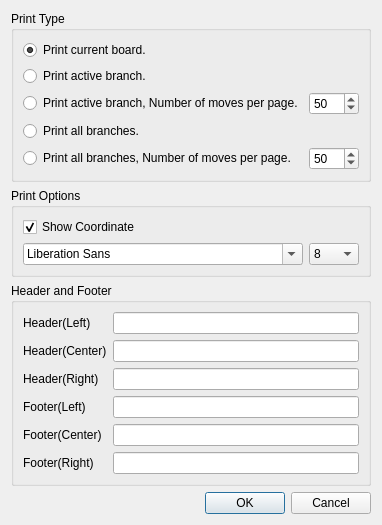
<?xml version="1.0" encoding="UTF-8"?>
<ui version="4.0">
 <class>PrintOptionDialog</class>
 <widget class="QDialog" name="PrintOptionDialog">
  <property name="geometry">
   <rect>
    <x>0</x>
    <y>0</y>
    <width>376</width>
    <height>480</height>
   </rect>
  </property>
  <property name="windowTitle">
   <string>Print Options</string>
  </property>
  <layout class="QVBoxLayout" name="verticalLayout_2">
   <item>
    <widget class="QGroupBox" name="typeGroupBox">
     <property name="title">
      <string>Print Type</string>
     </property>
     <layout class="QVBoxLayout" name="verticalLayout">
      <item>
       <widget class="QRadioButton" name="printActiveBoard">
        <property name="text">
         <string>Print current board.</string>
        </property>
        <property name="checked">
         <bool>true</bool>
        </property>
       </widget>
      </item>
      <item>
       <widget class="QRadioButton" name="printActiveBranch">
        <property name="text">
         <string>Print active branch.</string>
        </property>
       </widget>
      </item>
      <item>
       <layout class="QHBoxLayout" name="horizontalLayout">
        <item>
         <widget class="QRadioButton" name="printActiveBranchN">
          <property name="text">
           <string>Print active branch, Number of moves per page.</string>
          </property>
         </widget>
        </item>
        <item>
         <widget class="QSpinBox" name="activeBranchMovesPerPage">
          <property name="maximumSize">
           <size>
            <width>50</width>
            <height>16777215</height>
           </size>
          </property>
          <property name="maximum">
           <number>1000</number>
          </property>
          <property name="value">
           <number>50</number>
          </property>
         </widget>
        </item>
       </layout>
      </item>
      <item>
       <widget class="QRadioButton" name="printAllBranches">
        <property name="text">
         <string>Print all branches.</string>
        </property>
       </widget>
      </item>
      <item>
       <layout class="QHBoxLayout" name="horizontalLayout_2">
        <item>
         <widget class="QRadioButton" name="printAllBranchesN">
          <property name="text">
           <string>Print all branches, Number of moves per page.</string>
          </property>
         </widget>
        </item>
        <item>
         <widget class="QSpinBox" name="allBranchMovesPerPage">
          <property name="maximumSize">
           <size>
            <width>50</width>
            <height>16777215</height>
           </size>
          </property>
          <property name="maximum">
           <number>1000</number>
          </property>
          <property name="value">
           <number>50</number>
          </property>
         </widget>
        </item>
       </layout>
      </item>
     </layout>
    </widget>
   </item>
   <item>
    <widget class="QGroupBox" name="optionBox">
     <property name="title">
      <string>Print Options</string>
     </property>
     <layout class="QVBoxLayout" name="verticalLayout_3">
      <item>
       <widget class="QCheckBox" name="showCoordinate">
        <property name="text">
         <string>Show Coordinate</string>
        </property>
        <property name="checked">
         <bool>true</bool>
        </property>
       </widget>
      </item>
      <item>
       <layout class="QHBoxLayout" name="horizontalLayout_3">
        <item>
         <widget class="QFontComboBox" name="fontComboBox"/>
        </item>
        <item>
         <widget class="QComboBox" name="fontSizeComboBox">
          <property name="maximumSize">
           <size>
            <width>50</width>
            <height>16777215</height>
           </size>
          </property>
          <item>
           <property name="text">
            <string>8</string>
           </property>
          </item>
          <item>
           <property name="text">
            <string>9</string>
           </property>
          </item>
          <item>
           <property name="text">
            <string>10</string>
           </property>
          </item>
          <item>
           <property name="text">
            <string>11</string>
           </property>
          </item>
          <item>
           <property name="text">
            <string>12</string>
           </property>
          </item>
          <item>
           <property name="text">
            <string>13</string>
           </property>
          </item>
          <item>
           <property name="text">
            <string>14</string>
           </property>
          </item>
          <item>
           <property name="text">
            <string>15</string>
           </property>
          </item>
         </widget>
        </item>
       </layout>
      </item>
     </layout>
    </widget>
   </item>
   <item>
    <widget class="QGroupBox" name="headerFooterGroupBox">
     <property name="title">
      <string>Header and Footer</string>
     </property>
     <layout class="QFormLayout" name="formLayout">
      <property name="fieldGrowthPolicy">
       <enum>QFormLayout::AllNonFixedFieldsGrow</enum>
      </property>
      <item row="0" column="0">
       <widget class="QLabel" name="headerLeftLabel">
        <property name="text">
         <string>Header(Left)</string>
        </property>
       </widget>
      </item>
      <item row="0" column="1">
       <widget class="QLineEdit" name="headerLeftEdit"/>
      </item>
      <item row="1" column="0">
       <widget class="QLabel" name="headerCenterLabel">
        <property name="text">
         <string>Header(Center)</string>
        </property>
       </widget>
      </item>
      <item row="1" column="1">
       <widget class="QLineEdit" name="headerCenterEdit"/>
      </item>
      <item row="2" column="0">
       <widget class="QLabel" name="headerRightLabel">
        <property name="text">
         <string>Header(Right)</string>
        </property>
       </widget>
      </item>
      <item row="2" column="1">
       <widget class="QLineEdit" name="headerRightEdit"/>
      </item>
      <item row="3" column="0">
       <widget class="QLabel" name="footerLeftLabel">
        <property name="text">
         <string>Footer(Left)</string>
        </property>
       </widget>
      </item>
      <item row="3" column="1">
       <widget class="QLineEdit" name="footerLeftEdit"/>
      </item>
      <item row="4" column="0">
       <widget class="QLabel" name="footerCenterLabel">
        <property name="text">
         <string>Footer(Center)</string>
        </property>
       </widget>
      </item>
      <item row="4" column="1">
       <widget class="QLineEdit" name="footerCenterEdit"/>
      </item>
      <item row="5" column="0">
       <widget class="QLabel" name="footerRightLabel">
        <property name="text">
         <string>Footer(Right)</string>
        </property>
       </widget>
      </item>
      <item row="5" column="1">
       <widget class="QLineEdit" name="footerRightEdit"/>
      </item>
     </layout>
    </widget>
   </item>
   <item>
    <spacer name="verticalSpacer">
     <property name="orientation">
      <enum>Qt::Vertical</enum>
     </property>
     <property name="sizeHint" stdset="0">
      <size>
       <width>20</width>
       <height>40</height>
      </size>
     </property>
    </spacer>
   </item>
   <item>
    <widget class="QDialogButtonBox" name="buttonBox">
     <property name="orientation">
      <enum>Qt::Horizontal</enum>
     </property>
     <property name="standardButtons">
      <set>QDialogButtonBox::Cancel|QDialogButtonBox::Ok</set>
     </property>
    </widget>
   </item>
  </layout>
 </widget>
 <tabstops>
  <tabstop>printActiveBoard</tabstop>
  <tabstop>printActiveBranch</tabstop>
  <tabstop>printActiveBranchN</tabstop>
  <tabstop>activeBranchMovesPerPage</tabstop>
  <tabstop>printAllBranches</tabstop>
  <tabstop>printAllBranchesN</tabstop>
  <tabstop>allBranchMovesPerPage</tabstop>
  <tabstop>showCoordinate</tabstop>
  <tabstop>fontComboBox</tabstop>
  <tabstop>fontSizeComboBox</tabstop>
  <tabstop>headerLeftEdit</tabstop>
  <tabstop>headerCenterEdit</tabstop>
  <tabstop>headerRightEdit</tabstop>
  <tabstop>footerLeftEdit</tabstop>
  <tabstop>footerCenterEdit</tabstop>
  <tabstop>footerRightEdit</tabstop>
  <tabstop>buttonBox</tabstop>
 </tabstops>
 <resources/>
 <connections>
  <connection>
   <sender>buttonBox</sender>
   <signal>accepted()</signal>
   <receiver>PrintOptionDialog</receiver>
   <slot>accept()</slot>
   <hints>
    <hint type="sourcelabel">
     <x>248</x>
     <y>254</y>
    </hint>
    <hint type="destinationlabel">
     <x>157</x>
     <y>274</y>
    </hint>
   </hints>
  </connection>
  <connection>
   <sender>buttonBox</sender>
   <signal>rejected()</signal>
   <receiver>PrintOptionDialog</receiver>
   <slot>reject()</slot>
   <hints>
    <hint type="sourcelabel">
     <x>316</x>
     <y>260</y>
    </hint>
    <hint type="destinationlabel">
     <x>286</x>
     <y>274</y>
    </hint>
   </hints>
  </connection>
 </connections>
</ui>
